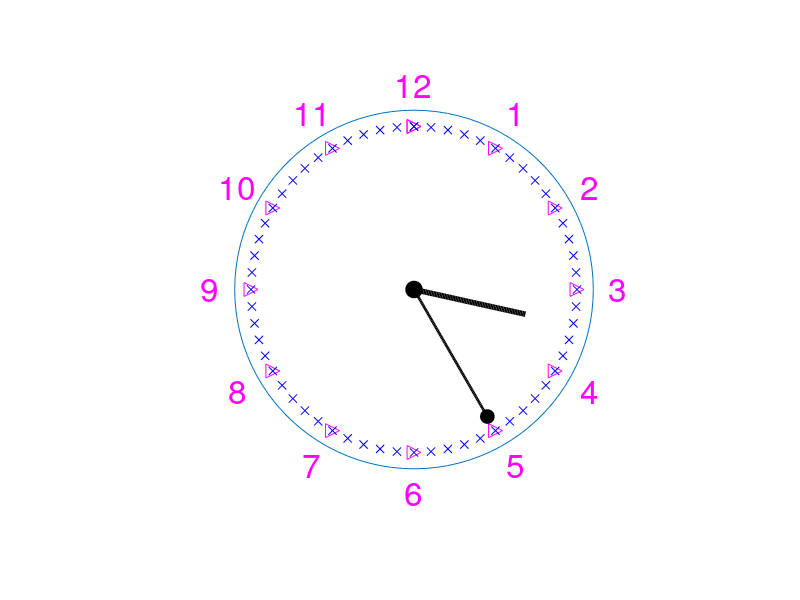

Reproduce this figure in MATLAB.
clear
close all
clc 

mz=0:0.01:0.9
sz=0:0.01:0.7
t=0:(1/12):1
t1=0:(1/60):1
t2=0:0.01:1

totalmins = 545

x1 = 1*exp(j*2*pi*(-t+0.25));
stundenMarker = 1.25*exp(j*2*pi*(-t+0.25-(1/12)));
x3 = 1*exp(j*2*pi*(-t1+0.25));
x4 = 1.1*exp(j*2*pi*(-t2+0.25));

h=figure

for k = 1:20
  clf
  hold on;axis equal;axis([-1.5 1.5 -1.5 1.5])
  axis off
  center = 0+j*0
  totalmins = totalmins + 55;
  mins = mod(totalmins,60)
  std = (totalmins/60)
  minutenZeiger = mz*exp(j*2*pi*(0.25-(mins/60)));
  stundenZeiger = sz*exp(j*2*pi*(0.25-(std/12)));
  minutenKnoten = 0.9*exp(j*2*pi*(0.25-(mins/60)));
for l = 1:12
  text(real(stundenMarker(l)),imag(stundenMarker(l)),num2str(l),'FontSize',24,'Color','magenta','HorizontalAlignment','center')
endfor
plot(x1,'m>',"markersize",10)
plot(x3,'bx');
plot(x4);
plot(0,0,'ko','MarkerSize',12,'MarkerFaceColor','k');
%wenn man nur die pure komplexe Nummer plottet geht es zwar auch aber es kommt
%zu Problemen wenn der komplexe Teil zu 0 evaluiert
plot(real(minutenZeiger),imag(minutenZeiger),'LineWidth',2.0,'Color','k');
plot(real(stundenZeiger),imag(stundenZeiger),'LineWidth',4.0,'Color','k');
plot(real(minutenKnoten),imag(minutenKnoten),'ko','markersize',10,'MarkerFaceColor','k');
pause(0.01);

endfor

